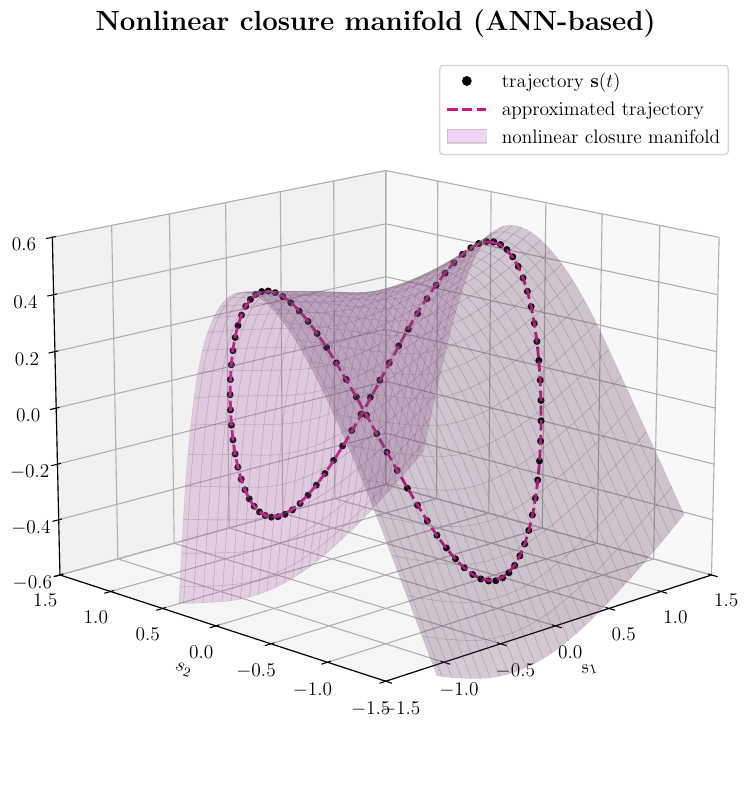

The Python source for this figure:
import torch
import torch.nn as nn
import torch.optim as optim
import numpy as np
import matplotlib.pyplot as plt
from matplotlib.lines import Line2D
from matplotlib.patches import Patch

# Global LaTeX plot settings
plt.rcParams.update({
    "text.usetex": True,
    "font.family": "serif",
    "axes.titlesize": 20,
    "axes.labelsize": 14,
    "xtick.labelsize": 14,
    "ytick.labelsize": 14,
    "legend.fontsize": 14
})

# === 1. Define trajectory s(t) =============================================
t = np.linspace(0, 2*np.pi, 100)
S = np.c_[np.cos(t), np.sin(t), 0.5*np.cos(2*t)].astype(np.float32)
u_ref = S[0]
S_shift = S - u_ref

# === 2. POD basis decomposition ============================================
U, svals, VT = np.linalg.svd(S_shift, full_matrices=False)
V = VT.T
V_p = V[:, :2]        # primary basis (3x2)
V_s = V[:,  2:3]      # secondary (closure) basis (3x1)

# === 3. Reduced coordinates ================================================
q_p = S_shift @ V_p                 # shape (100, 2)
q_s = (S_shift @ V_s).ravel()       # shape (100,)

# === 4. Define ANN closure model ============================================
class ClosureANN(nn.Module):
    def __init__(self):
        super().__init__()
        self.net = nn.Sequential(
            nn.Linear(2, 16),
            nn.ELU(),
            nn.Linear(16, 16),
            nn.ELU(),
            nn.Linear(16, 1)
        )
    def forward(self, x):
        return self.net(x)

model = ClosureANN()
criterion = nn.MSELoss()
optimizer = optim.Adam(model.parameters(), lr=0.01)

# === 5. Train ANN model with progress output ================================
X_train = torch.from_numpy(q_p)
y_train = torch.from_numpy(q_s[:, None])

for epoch in range(1000):
    model.train()
    optimizer.zero_grad()
    loss = criterion(model(X_train), y_train)
    loss.backward()
    optimizer.step()

    if (epoch + 1) % 100 == 0:
        print(f"Epoch {epoch + 1:4d} | Loss: {loss.item():.6e}")

# === 6. Predict and reconstruct =============================================
with torch.no_grad():
    q_s_pred = model(X_train).numpy().ravel()
S_pred = u_ref + q_p @ V_p.T + np.outer(q_s_pred, V_s.ravel())

# === 7. Surface from latent space ===========================================
z1 = np.linspace(q_p[:, 0].min() - 0.2, q_p[:, 0].max() + 0.2, 60)
z2 = np.linspace(q_p[:, 1].min() - 0.2, q_p[:, 1].max() + 0.2, 60)
Z1, Z2 = np.meshgrid(z1, z2)
grid_qp = np.stack([Z1.ravel(), Z2.ravel()], axis=1)

with torch.no_grad():
    q_s_grid = model(torch.from_numpy(grid_qp).float()).numpy().ravel()

# === 8. Map back to 3D using decoder logic ==================================
V_p_term = (V_p @ grid_qp.T).reshape(3, 60, 60)
V_s_term = (V_s * q_s_grid.reshape(1, -1)).reshape(3, 60, 60)
u_ref_tensor = u_ref.reshape(3, 1, 1)
U_grid = u_ref_tensor + V_p_term + V_s_term
X_surf, Y_surf, Z_surf = U_grid

# === 9. Plot ================================================================
fig = plt.figure(figsize=(10, 8))
ax = fig.add_subplot(111, projection='3d')
ax.plot(S[:, 0], S[:, 1], S[:, 2], 'ko', ms=4, label='trajectory')
ax.plot(S_pred[:, 0], S_pred[:, 1], S_pred[:, 2], '--', color='mediumvioletred', lw=2, label='ANN-based reconstruction')
ax.plot_surface(X_surf, Y_surf, Z_surf, alpha=0.25, color='orchid', edgecolor='gray', linewidth=0.3)

ax.set(xlim=(-1.5, 1.5), ylim=(-1.5, 1.5), zlim=(-0.6, 0.6),
       xlabel=r'$s_1$', ylabel=r'$s_2$', zlabel=r'$s_3$')
ax.set_title(r'\textbf{Nonlinear closure manifold (ANN-based)}', pad=18)
ax.view_init(elev=15, azim=225)

legend_elements = [
    Line2D([], [], color='k', marker='o', linestyle='None', label=r'trajectory $\mathbf{s}(t)$'),
    Line2D([], [], color='mediumvioletred', linestyle='--', lw=2, label=r'approximated trajectory'),
    Patch(facecolor='orchid', edgecolor='gray', label=r'nonlinear closure manifold', alpha=0.3)
]
ax.legend(handles=legend_elements, loc='upper right', frameon=True)

plt.tight_layout()
plt.savefig("nonlinear_closure_manifold_ann.pdf", format="pdf", bbox_inches='tight')
plt.show()
